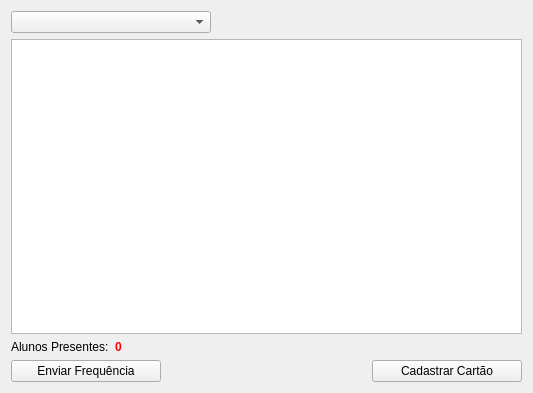
<?xml version="1.0" encoding="UTF-8"?>
<ui version="4.0">
 <class>MainWindow</class>
 <widget class="QMainWindow" name="MainWindow">
  <property name="geometry">
   <rect>
    <x>0</x>
    <y>0</y>
    <width>533</width>
    <height>393</height>
   </rect>
  </property>
  <property name="sizePolicy">
   <sizepolicy hsizetype="Preferred" vsizetype="Preferred">
    <horstretch>10</horstretch>
    <verstretch>10</verstretch>
   </sizepolicy>
  </property>
  <property name="windowTitle">
   <string>RadioFrequência</string>
  </property>
  <widget class="QWidget" name="centralWidget">
   <property name="sizePolicy">
    <sizepolicy hsizetype="Expanding" vsizetype="Expanding">
     <horstretch>0</horstretch>
     <verstretch>0</verstretch>
    </sizepolicy>
   </property>
   <layout class="QVBoxLayout" name="verticalLayout_2">
    <item>
     <widget class="QComboBox" name="comboBox">
      <property name="enabled">
       <bool>true</bool>
      </property>
      <property name="sizePolicy">
       <sizepolicy hsizetype="Fixed" vsizetype="Fixed">
        <horstretch>0</horstretch>
        <verstretch>0</verstretch>
       </sizepolicy>
      </property>
      <property name="minimumSize">
       <size>
        <width>200</width>
        <height>0</height>
       </size>
      </property>
     </widget>
    </item>
    <item>
     <widget class="QPlainTextEdit" name="ListaTurma">
      <property name="enabled">
       <bool>true</bool>
      </property>
      <property name="readOnly">
       <bool>true</bool>
      </property>
     </widget>
    </item>
    <item>
     <layout class="QFormLayout" name="formLayout_2">
      <item row="0" column="0">
       <widget class="QLabel" name="labelNumFreq">
        <property name="text">
         <string>Alunos Presentes:</string>
        </property>
       </widget>
      </item>
      <item row="0" column="1">
       <widget class="QLabel" name="NumFreq">
        <property name="font">
         <font>
          <weight>75</weight>
          <bold>true</bold>
         </font>
        </property>
        <property name="styleSheet">
         <string notr="true">color: red;</string>
        </property>
        <property name="text">
         <string>0</string>
        </property>
       </widget>
      </item>
     </layout>
    </item>
    <item>
     <layout class="QGridLayout" name="gridLayout">
      <item row="0" column="0" alignment="Qt::AlignLeft">
       <widget class="QPushButton" name="SendFreqButton">
        <property name="sizePolicy">
         <sizepolicy hsizetype="Preferred" vsizetype="Fixed">
          <horstretch>0</horstretch>
          <verstretch>0</verstretch>
         </sizepolicy>
        </property>
        <property name="minimumSize">
         <size>
          <width>150</width>
          <height>0</height>
         </size>
        </property>
        <property name="text">
         <string>Enviar Frequência</string>
        </property>
       </widget>
      </item>
      <item row="0" column="1">
       <widget class="QPushButton" name="CardAddButton">
        <property name="sizePolicy">
         <sizepolicy hsizetype="Fixed" vsizetype="Fixed">
          <horstretch>0</horstretch>
          <verstretch>0</verstretch>
         </sizepolicy>
        </property>
        <property name="minimumSize">
         <size>
          <width>150</width>
          <height>0</height>
         </size>
        </property>
        <property name="text">
         <string>Cadastrar Cartão</string>
        </property>
       </widget>
      </item>
     </layout>
    </item>
   </layout>
  </widget>
  <widget class="QMenuBar" name="menuBar">
   <property name="geometry">
    <rect>
     <x>0</x>
     <y>0</y>
     <width>533</width>
     <height>22</height>
    </rect>
   </property>
  </widget>
 </widget>
 <layoutdefault spacing="6" margin="11"/>
 <resources/>
 <connections/>
</ui>
